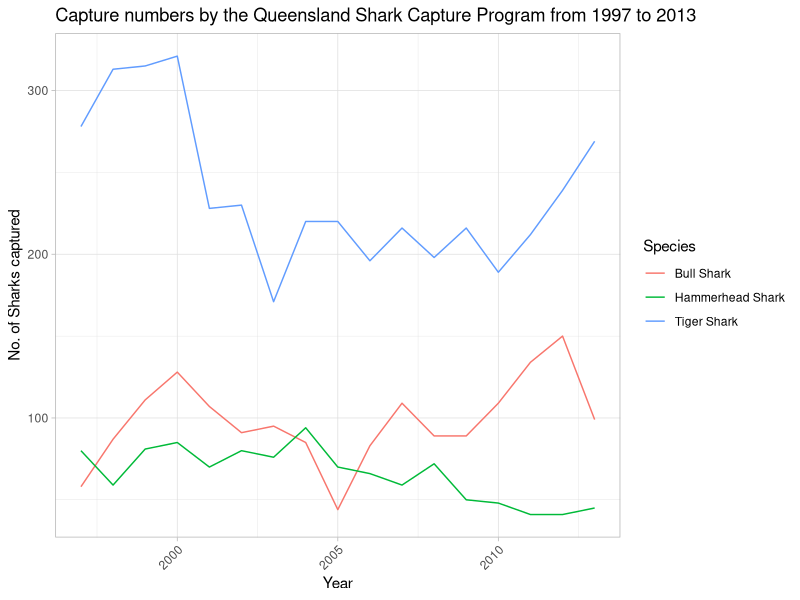

The R source for this figure:
## ---- chunk 1
knitr::opts_chunk$set(echo = TRUE)
## ---- chunk 2
library(dplyr)
library(ggplot2)
## ---- chunk 3
library(readr)


Bull_data <- read_csv("../data/Plot_Deco/Bull_shark_data.csv")
View(Bull_data)

hammerhead_data <- read_csv("../data/Plot_Deco/hammerhead_data.csv")
View(hammerhead_data)

Tiger_data <- read_csv("../data/Plot_Deco/Tiger_shark_data.csv")
View(Tiger_data)
## ---- chunk 4
Bull_data <- Bull_data |> mutate(Species = "Bull Shark")

hammerhead_data <- hammerhead_data |> mutate(Species = "Hammerhead Shark")

Tiger_data <- Tiger_data|> mutate(Species = "Tiger Shark")


#Combine data frames:
Com_dta <- bind_rows(Bull_data, hammerhead_data, Tiger_data)
Com_dta
## ---- chunk 5
plt <- ggplot2::ggplot(data = Com_dta, aes(x = Year, y = No., colour = Species, group = Species)) +
  geom_line() +
  theme_light() +
  labs(title = "Capture numbers by the Queensland Shark Capture Program from 1997 to 2013", x = "Year", y = "No. of Sharks captured") +
  theme(axis.text.x = element_text(angle = 45, hjust = 1))

plt

